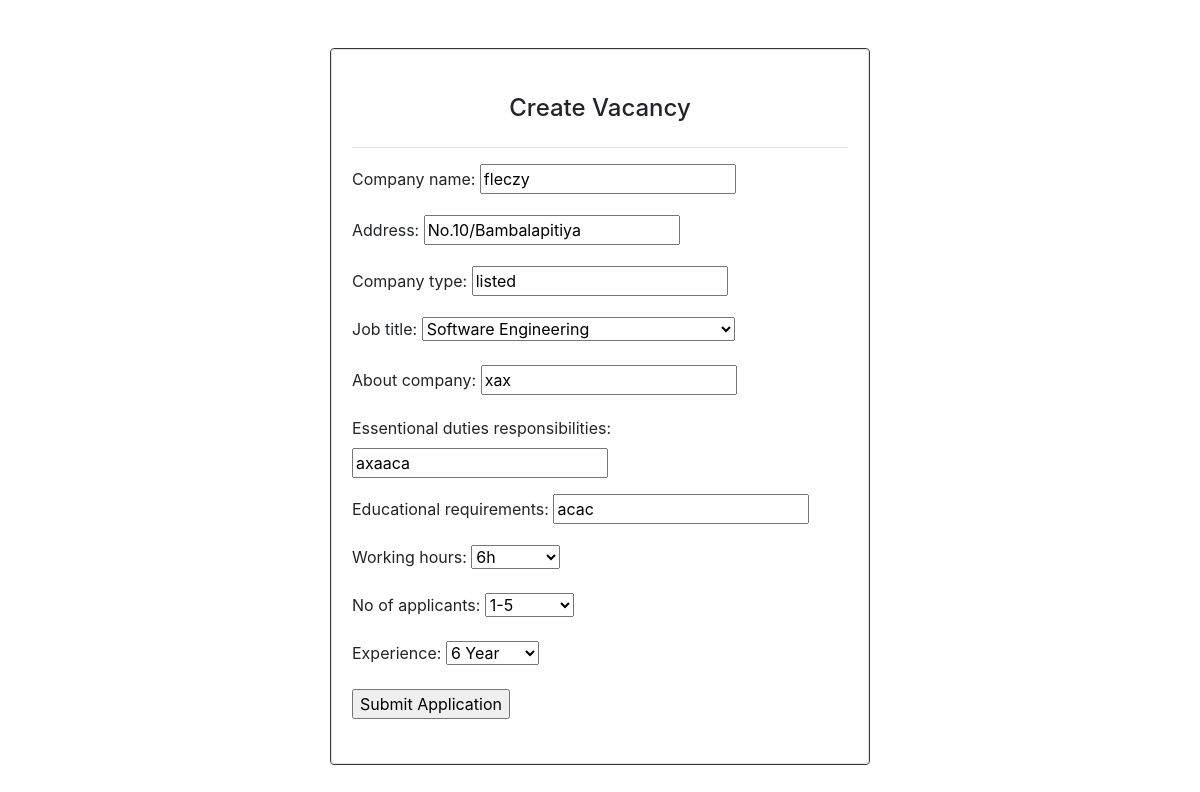
The page /updatecom/10/ on the database its author committed.
### vacancies/models.py (models this page shows, shortened)
class vacancy (models.Model):
    WORKINGHOURS = (
        ('6h','6h'),
        ('7h','7h'),
        ('8h','8h'),
        ('9h','9h'),
        ('10h','10h'),
        )
    JOBTITLE= (
        ('Software Engineering','Software Engineering'),
        ('Big data engineer','Big data engineer'),
        ('DevOps Engineer','DevOps Engineer'),
        ('Information systems security manager','Information systems security manager'),
        ('Mobile applications developer','Mobile applications developer'),
        ('Database manager','Database manager'),
        ('Data scientist','Data scientist'),
        ('Network/cloud engineer','Network/cloud engineer'),
        )
    WORKSSTATUS= (
        ('Remote','Remote'),
        ('On-Site','On-Site'),
        ('Hybrid','Hybrid'),
        )
    NOOFAPPLICANTS = (
        ('1-5','1-5'),
        ('5-10','5-10'),
        ('10-20','10-20'),
        ('20-50','20-50'),
        ('50+','50+'),
        )
    EXPERIENCE = (
        ('Intern','Intern'),
        ('6 months','6 months'),
        ('1 Year','1 Year'),
        ('2 Year','2 Year'),
        ('3 Year','3 Year'),
        ('4 Year','4 Year'),
        ('5 Year','5 Year'),
        ('6 Year','6 Year'),
        ('6+','6+'),
        )
    company_name =  models.CharField(max_length=200,null=True)
    address =  models.CharField(max_length=200,null=True)
    company_type =  models.CharField(max_length=200,null=True)
    job_title =  models.CharField(max_length=200,null=True,choices=JOBTITLE)
    about_company =  models.CharField(max_length=200,null=True)
    Essentional_duties_responsibilities =  models.CharField(max_length=200,null=True)
    educational_requirements =  models.CharField(max_length=200,null=True)
    working_hours =  models.CharField(max_length=200,null=True,choices=WORKINGHOURS)
    no_of_applicants =  models.CharField(max_length=200,null=True,choices=NOOFAPPLICANTS)
    experience =  models.CharField(max_length=200,null=True,choices=EXPERIENCE)

### vacancies/views.py (the view)
# urls.py: path('updatecom/<str:pk>/',views.updateComVa, name="updatecom"),
def updateComVa(request, pk):
    vacan = vacancy.objects.get(id=pk)
    form = vacancyform(instance=vacan)
    if request.method == 'POST':
        form = vacancyform(request.POST, instance=vacan)
        if form.is_valid():
                form.save()
                return redirect('jrecruiting')
    context = {'form':form}
    return render(request, 'vacancies/cvacancy.html',context)

### vacancies/forms.py
class vacancyform(ModelForm):
        class Meta:
            model = vacancy
            fields = '__all__'

### vacancies/templates/vacancies/cvacancy.html (shortened to what this page needs)
<!doctype html>
<html lang="en">
  <head>
    <link rel="stylesheet" href="https://stackpath.bootstrapcdn.com/bootstrap/4.3.1/css/bootstrap.min.css">
  </head>
  <body>
    <br/> <br/>
    <div class="container">
        <div class="row" >
            <div class="col-md-6 mx-auto"  >
                <div class="card border-dark mb-4 border-4" style="max-width: 98rem;">
                    <div class="card">
                        <div class="card-body">
                            <div class="row">
                                <div class="col">
                                    <center>
                                        <br />
                                    </center>
                                </div>
                            </div>
                            <div class="row">
                                <div class="col">
                                    <center>
                                        <h4> Create Vacancy </h4>
                                    </center>
                                </div>
                            </div>
                            <div class="row">
                                <div class="col">
                                    <hr>
                                </div>
                            </div>
                            <form method="POST" action="">
                                {{form.as_p}}
                                 <input type="submit" value= "Submit Application" name="submit">
                            </form>
                            </div> <br/>
                </div>
            </div>
        </div>
    </div>
</body>
</html>

### rows shown on the page
vacancy: company_name "fleczy", address "No.10/Bambalapitiya", company_type "listed", job_title "Software Engineering", about_company "xax", Essentional_duties_responsibilities "axaaca", educational_requirements "acac", working_hours "6h", no_of_applicants "1-5", experience "6 Year"
